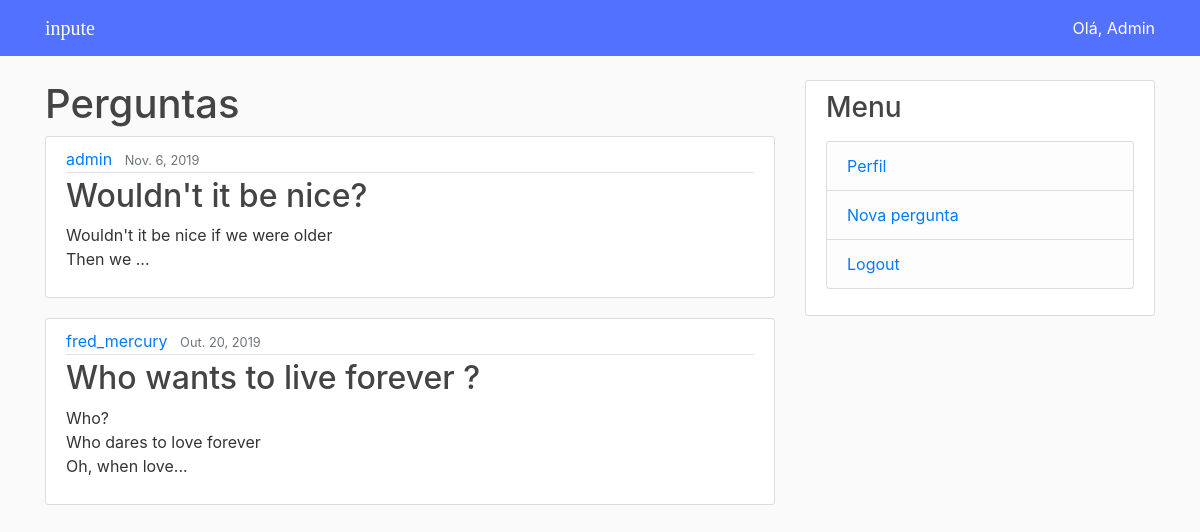
The page /post/list/ (signed in) on the database as committed earlier.
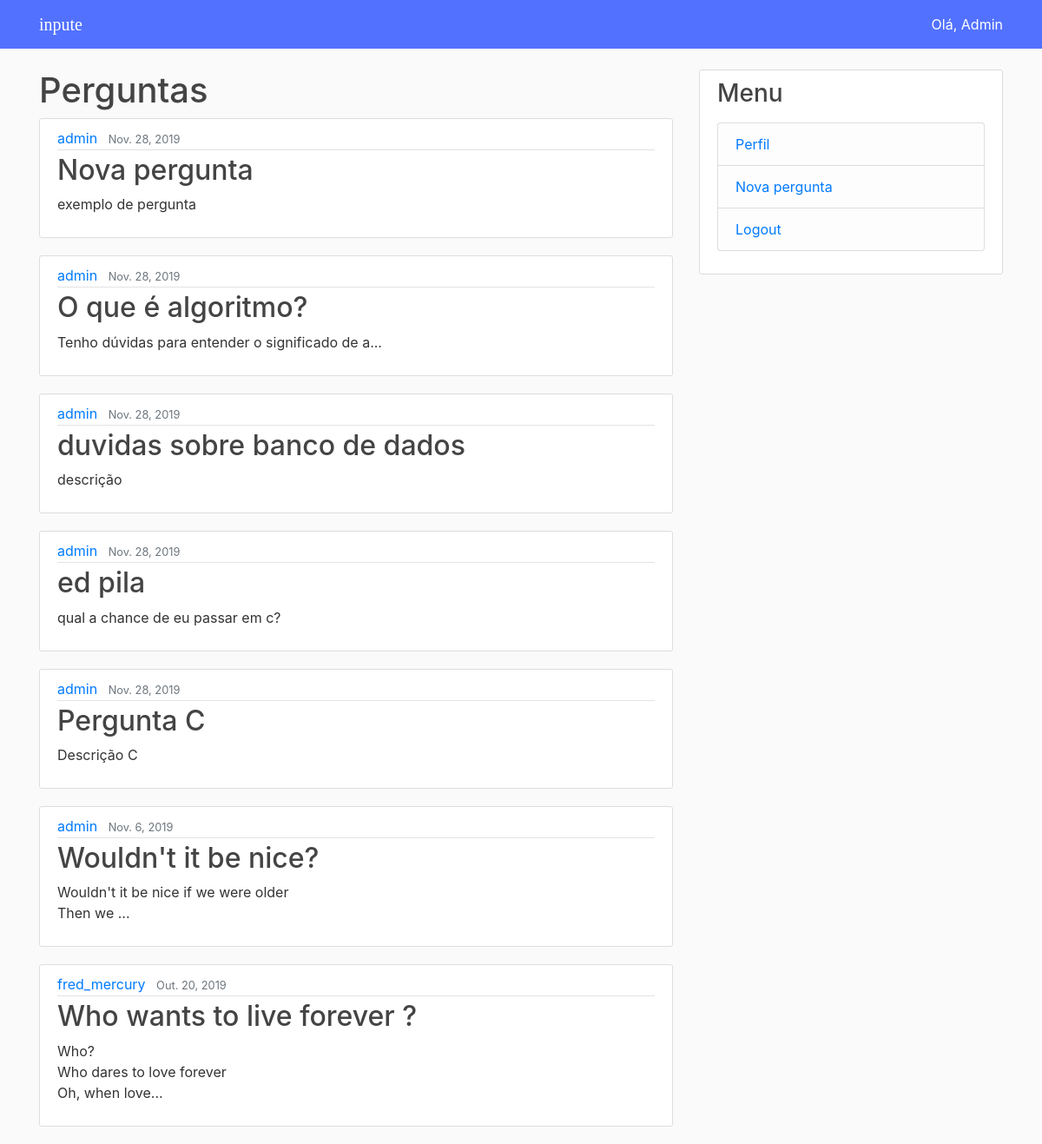
The same page on the database as committed later.
### posts/models.py (models this page shows, shortened)
class Question(models.Model):
    user = models.ForeignKey(User, on_delete = models.CASCADE)
    title = models.CharField(max_length = 100)
    description = models.TextField()
    date = models.DateField(default = timezone.now)
    tags = models.CharField(max_length= 90)

### posts/views.py (the view)
# urls.py: path('list/', QuestionListView.as_view(
class QuestionListView(LoginRequiredMixin ,ListView):
    model = Question
    context_object_name = 'questions'
    ordering = ['-date']

### templates/posts/post_list.html (shortened to what this page needs)
{% extends 'login/base.html' %}
{% block content %}
    <h1>Perguntas</h1>
    {% for question in questions %}
        <article class="media content-section">
        <div class="media-body">
            <div class="article-metadata">
            <a class="mr-2" href="#">{{ question.user.username }}</a>
            <small class="text-muted">{{ question.date }}</small>
            </div>
            <h2><a class="article-title" href="{% url 'post_detail' pk=question.pk %}">{{ question.title }}</a></h2>
            <p class="article-content">{{ question.description | truncatechars:50 }}</p>
        </div>
        </article>
    {% endfor %}
{% endblock content %}

### templates/login/base.html (shortened to what this page needs)
<!DOCTYPE html>
{% load staticfiles %}
<html lang="pt-br">
<head>
  <link rel="stylesheet" href="https://maxcdn.bootstrapcdn.com/bootstrap/4.0.0/css/bootstrap.min.css">
</head>
<body>
  <header class="site-header" style ="">
  <nav class="navbar navbar-expand-md navbar-dark bg-steel fixed-top">
    <div class="container">
      <a id="logo" class="navbar-brand mr-4" href="{% url 'home' %}">inpute</a>
      <div class="collapse navbar-collapse" id="navbarToggle">
		{% if user.is_authenticated %}
			<div class="navbar-nav">
			  <a href="{% url 'my_profile' %}", style = "color: white;">Olá, {{ user.first_name }}</a>
			</div>
		{% else %}
			<div class="navbar-nav">
			  <a class="nav-item nav-link" href="{% url 'login' %}">Login</a>
			  <a class="nav-item nav-link" href="{% url 'cadastro' %}">Cadastro</a>
			</div>
		{% endif %}
      </div>
    </div>
  </nav>
</header>
<main role="main" class="container">
  <div class="row">
    <div class="col-md-8">
      {% block content %}{% endblock %}
    </div>
    <div class="col-md-4">
      <div class="content-section">
        <h3>Menu</h3>
        <p class='text-muted'>
          <ul class="list-group">
            <li class="list-group-item list-group-item-light">
              <a href="{% url 'my_profile' %}">Perfil</a>
            </li>
            <li class="list-group-item list-group-item-light">
              <a href="{% url 'new_post' %}">Nova pergunta</a>
            </li>
			{% if user.is_authenticated %}
				<li class="list-group-item list-group-item-light">
				  <a href="{% url 'logout' %}">Logout</a>
				</li>
			{% endif %}
          </ul>
        </p>
      </div>
    </div>
  </div>
</main>
  <link rel="stylesheet" type="text/css" href="{% static 'css/main.css'%}">
</body>
</html>

### static/css/main.css (style rules this page uses)
body { background: #fafafa; color: #333333; margin-top: 5rem; }
h1, h2, h3, h4, h5, h6 { color: #444444; }
ul { margin: 0; }
.bg-steel { background-color: #5271ff; }
.content-section { background: #ffffff; padding: 10px 20px; border: 1px solid #dddddd; border-radius: 3px; margin-bottom: 20px; }
.article-title { color: #444444; }
.article-content { white-space: pre-line; }
.article-metadata { padding-bottom: 1px; margin-bottom: 4px; border-bottom: 1px solid #e3e3e3 }
#logo { font-family: "Bree Serif"; }

Rows that differ between the two databases and show on the page:
added Question: user.username "admin", date "Nov. 28, 2019", title "Nova pergunta", description "exemplo de pergunta"
added Question: user.username "admin", date "Nov. 28, 2019", title "O que é algoritmo?", description "Tenho dúvidas para entender o significado de a..."
added Question: user.username "admin", date "Nov. 28, 2019", title "duvidas sobre banco de dados", description "descrição"
added Question: user.username "admin", date "Nov. 28, 2019", title "ed pila", description "qual a chance de eu passar em c?"
added Question: user.username "admin", date "Nov. 28, 2019", title "Pergunta C", description "Descrição C"
